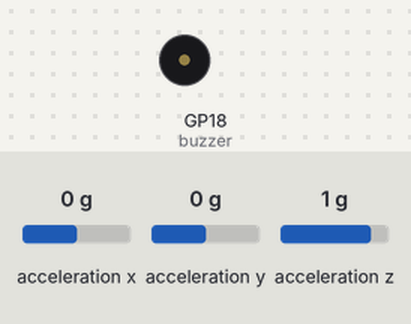
This program was run on a simulated Raspberry Pi Pico running CircuitPython. Shown: buzzer (waves = sounding, pin HIGH). Inputs (shaded band) come from the test bench; at power-on: acceleration y 0 g, acceleration x 0 g, acceleration z 1 g. Random numbers come from a fixed seed.

Above: at 1.2 s.
1.3 s: acceleration y set to -1.4 g
At 1.4 s:
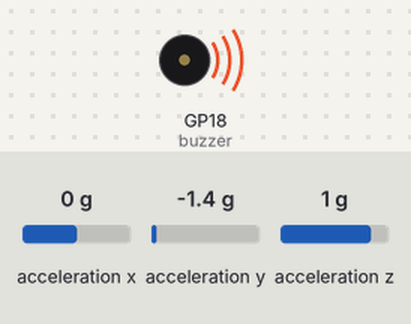
Timing chart, 0 to 4.3 s (numbered marks = the images above; inputs shaded):
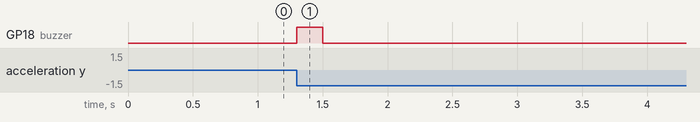

The program:

main.py
```python
import board
import digitalio
import random
import math
import time
import busio
from adafruit_mpu6050 import MPU6050

# Constants
BUZZER_PIN = board.GP18

# Initialize onboard buzzer
buzzer = digitalio.DigitalInOut(BUZZER_PIN)
buzzer.direction = digitalio.Direction.OUTPUT

# Initialize MPU-6050 sensor
i2c = busio.I2C(board.GP1, board.GP0)
mpu = MPU6050(i2c)

# Variables
duration = 1
tone = 500
chk_time = 3

# Angle fun
last_angle = 0  # Initialize the last recorded angle
last_angle_change_time = time.monotonic()  # Initialize the time of the last angle change

# Function to generate a random tone
def random_tone():
    return random.randint(200, 2000)

# Function to play a tone via buzzer
def play_tone(tone, duration):
    buzzer.value = True
    time.sleep(duration)
    buzzer.value = False

# Main loop
while True:
    # Read MPU-6050
    accel_x, accel_y, accel_z = mpu.acceleration

    # Calculate tilt angle
    tilt_angle = math.atan2(accel_y, accel_z) * (180 / math.pi)

    # Check for change in tilt direction
    if abs(tilt_angle - last_angle) > 20:  # Adjust as needed
        # Generate random tone and play
        tone = random_tone()
        play_tone(tone, 0.2)  # Adjust as needed

        # Update the time of the last angle change
        last_angle_change_time = time.monotonic()

    # Check if angle changed in defined time period (chk_time variable)
    if time.monotonic() - last_angle_change_time > chk_time:
        # Stop tone
        buzzer.value = False

    last_angle = tilt_angle  # Update last recorded angle

    time.sleep(0)  # Adjust duration to smooth tone/performance
```

Measured:
- after the input at 1.3 s, GP18 (buzzer): LOW → HIGH at once, → LOW 0.20 s later
